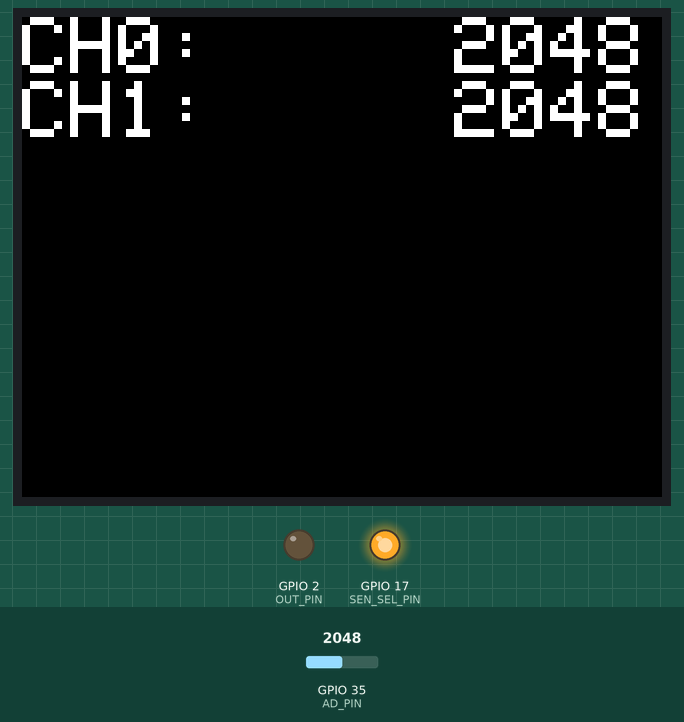
Recording of a program running on a simulated ESP32. Shown: 320×240 colour display, output pins drawn as LEDs (lit = HIGH). The test bench sets the inputs (shaded band); at power-on: GPIO 35 (AD_PIN) = 2048. What the program prints to the serial monitor is not drawn.

Above: at 8.0 s.
8.1 s: GPIO 35 (AD_PIN) set to 2866
At 8.96 s:
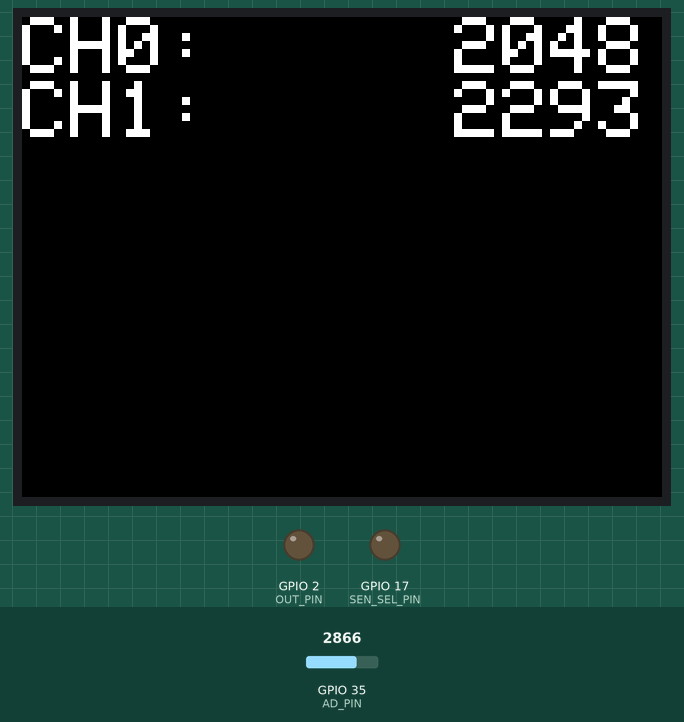
10.7 s: GPIO 35 (AD_PIN) set to 3603
At 12.91 s:
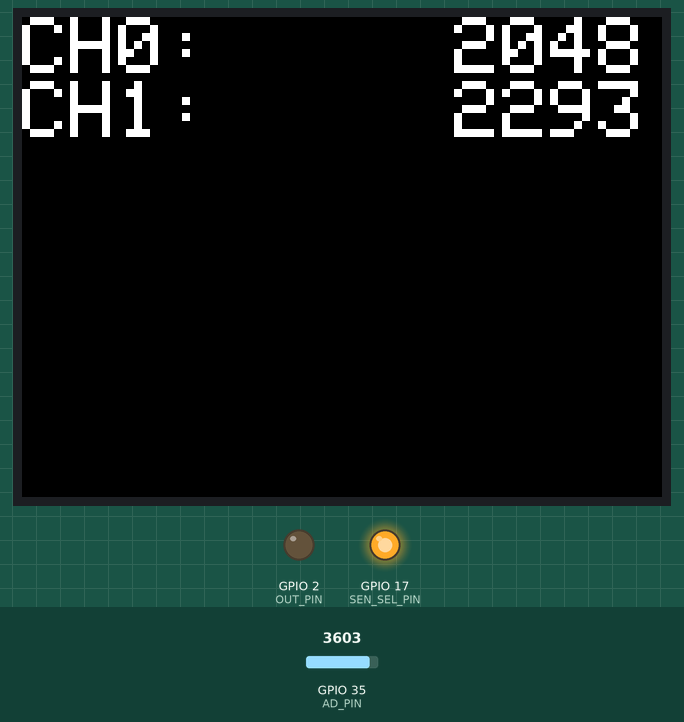
At 15.35 s:
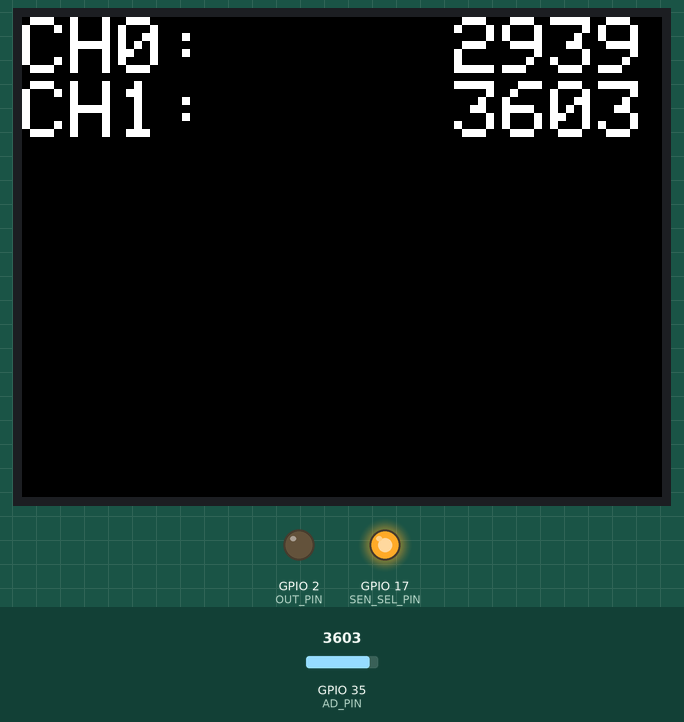
Timing chart, 0 to 19.1 s (numbered marks = the images above; inputs shaded):
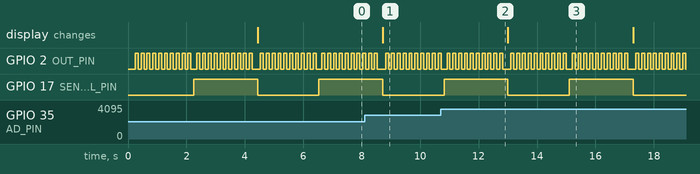

The program:

main.cpp
```cpp
#include <Arduino.h>
#include <M5Stack.h>

#define OUT_PIN       2
#define SEN_SEL_PIN   17
#define AD_PIN        35

#define SEN_COUNT     2
#define AVR_COUNT     10

#define INTERVAL      100

int moisture_values[SEN_COUNT] = { 0 };

void setup() {
  M5.begin();
  Serial.begin(115200);

  pinMode(OUT_PIN, OUTPUT);
  pinMode(OUT_PIN, OUTPUT);
  pinMode(SEN_SEL_PIN, OUTPUT);
  digitalWrite(SEN_SEL_PIN, LOW);

  M5.Lcd.setTextSize(4);
  M5.Lcd.setTextColor(WHITE);
}

void loop() {
  int val;

  for (int ch = 0; ch < SEN_COUNT; ch++) {
    val = 0;

    Serial.printf("---- ch%d \n", ch);

    // switch sensor
    digitalWrite(SEN_SEL_PIN, ch == 0 ? LOW : HIGH);
    delay(INTERVAL);

    for (int i = 0; i < AVR_COUNT; i++) {
      {
        digitalWrite(OUT_PIN, HIGH);
        delay(INTERVAL);
        val += analogRead(AD_PIN);
      }

      {
        digitalWrite(OUT_PIN, LOW);
        delay(INTERVAL);
      }
    }
    val /= AVR_COUNT;
    moisture_values[ch] = val;
    Serial.printf("val: %d\n", val);
  }

  M5.Lcd.clear(BLACK);
  M5.Lcd.setCursor(0, 0);
  for (int ch = 0; ch < SEN_COUNT; ch++) {
    M5.Lcd.printf("CH%d: %8d\n", ch, moisture_values[ch]);
  }
}
```

Measured:
- after the input at 8.1 s, the display: changes after 0.62 s (image 1)
- after the input at 10.7 s, the display: changes after 2.3 s (image 3)
- by itself, GPIO 2 (OUT_PIN): moves between LOW and HIGH, repeating every 2.2 s
- by itself, GPIO 17 (SEN_SEL_PIN): alternates HIGH for 2.2 s and LOW for 2.1 s
